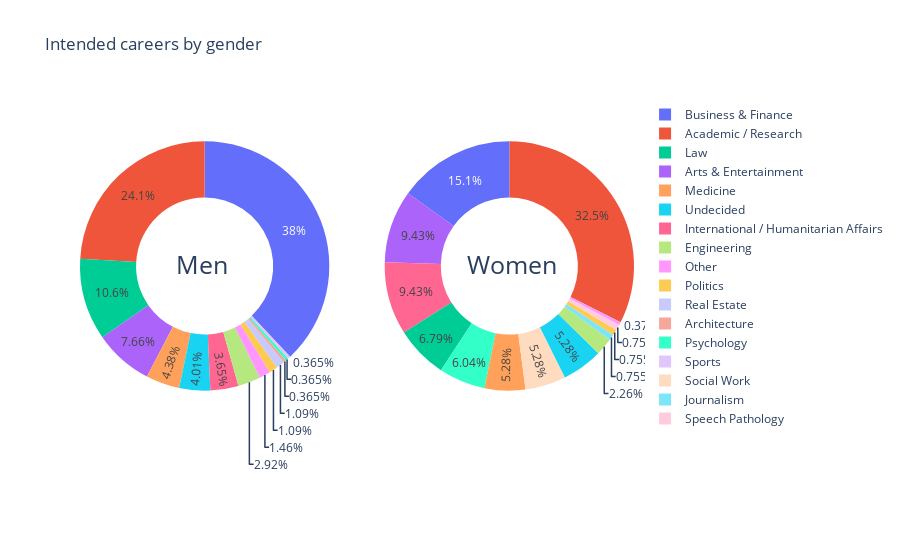

The notebook cell saved with this chart:
### Code cell
# Grouping by gender and career and counting occurrences
career_by_gender = df_iid.groupby(['gender_name', 'intended_career']).size().reset_index(name='count')

# Filtering by gender to create two separate dataframes for men and women
male_df = career_by_gender[career_by_gender['gender_name'] == 'Male']
female_df = career_by_gender[career_by_gender['gender_name'] == 'Female']

# Creating subplots
specs = [[{'type':'domain'}, {'type':'domain'}]]
fig = make_subplots(rows=1, cols=2, specs=specs, subplot_titles=('Men', 'Women'))

# Adding pie charts to subplots
fig.add_trace(go.Pie(values=male_df['count'], labels=male_df['intended_career'], name='Men', hole=0.55), 1, 1)

fig.add_trace(go.Pie(values=female_df['count'], labels=female_df['intended_career'], name='Women', hole=0.55), 1, 2)

# Adding annotations
fig.update_layout(title='Intended careers by gender', 
                  annotations=[
                    dict(text='Men', x=0.22, y=0.45, font_size=25, showarrow=False),
                    dict(text='Women', x=0.78, y=0.45, font_size=25, showarrow=False)
                    ])

fig.show()

### Figure 1 — Plotly figure (JSON) as saved in the notebook; plotly's stock layout.template omitted (floating-point values rounded to 4 significant figures)
{"data": [{"domain": {"x": [0, 0.45], "y": [0, 1]}, "hole": 0.55, "labels": ["Academic / Research", "Architecture", "Arts & Entertainment", "Business & Finance", "Engineering", "International / Humanitarian Affairs", "Law", "Medicine", "Other", "Politics", "Psychology", "Real Estate", "Sports", "Undecided"], "name": "Men", "type": "pie", "values": [66, 1, 21, 104, 8, 10, 29, 12, 4, 3, 1, 3, 1, 11]}, {"domain": {"x": [0.55, 1], "y": [0, 1]}, "hole": 0.55, "labels": ["Academic / Research", "Arts & Entertainment", "Business & Finance", "Engineering", "International / Humanitarian Affairs", "Journalism", "Law", "Medicine", "Other", "Politics", "Psychology", "Social Work", "Speech Pathology", "Undecided"], "name": "Women", "type": "pie", "values": [86, 25, 40, 6, 25, 2, 18, 14, 1, 2, 16, 14, 2, 14]}], "layout": {"annotations": [{"font": {"size": 25}, "showarrow": false, "text": "Men", "x": 0.22, "xanchor": "center", "xref": "paper", "y": 0.45, "yanchor": "bottom", "yref": "paper"}, {"font": {"size": 25}, "showarrow": false, "text": "Women", "x": 0.78, "xanchor": "center", "xref": "paper", "y": 0.45, "yanchor": "bottom", "yref": "paper"}], "title": {"text": "Intended careers by gender"}}}
